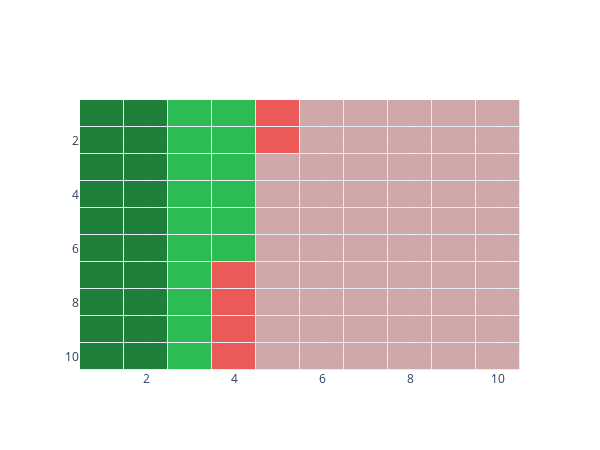

Here is the notebook cell this chart was saved with:
### Markdown cell above
rgb(31, 128, 57)  -- 1F8039  
rgb(45, 189, 84)  -- 2DBD54  
rgb(237, 88, 88)  -- ED5858  
rgb(207, 169, 169) -- CFA9A9  


#1F8039"],[ 3,"#2DBD54"], [2,"#ED5858"],[ 1,"#CFA9A9"]]

### Code cell
z = np.ones((10, 10), dtype=int)

fully_vax = 16 # 3
one_dose = 36 - fully_vax # 4
herd_immun = 58 # 1
remaining = 100 - (herd_immun+fully_vax+one_dose) # 2

fv = fully_vax
od = one_dose
rm = remaining
# because Heatmap colorscale logic sucks.
colorscale = [[0, "#CFA9A9"],
              [0.33, "#ED5858"],
              [0.66, "#2DBD54"],
              [1, "#1F8039"]]

customdata = []
for x in range(len(z[0,:])):
    for y in range(len(z[:,0])):
        if od > 0: 
            z[y,x] = 4
            od -= 1
            customdata.append(f"at least a dose ({one_dose}%)")
        elif fv > 0:
            z[y,x] = 3
            fv -= 1
            customdata.append(f"two doses ({fully_vax}%)")
        elif rm>0:
            z[y,x] = 2
            rm -= 1
            customdata.append(f"remaining to vaccinate ({remaining}%)")
        else:
            customdata.append(f"herd immunity ({herd_immun}%)")
customdata = np.reshape(customdata, newshape=(10,10)).T
    

fig = go.Figure(go.Heatmap(x=[1], y = [1], z=z,
                           customdata=customdata, 
                           xgap=1, ygap=1,
                           colorscale=colorscale, 
                           showscale=False,
                           hovertemplate="%{customdata}<extra></extra>"))
fig.update_layout(width=600, height=450, yaxis_autorange='reversed')

### Figure 1 — Plotly figure (JSON) as saved in the notebook; plotly's stock layout.template omitted (floating-point values rounded to 4 significant figures)
{"data": [{"colorscale": [[0, "#CFA9A9"], [0.33, "#ED5858"], [0.66, "#2DBD54"], [1, "#1F8039"]], "customdata": [["at least a dose (20%)", "at least a dose (20%)", "two doses (16%)", "two doses (16%)", "remaining to vaccinate (6%)", "herd immunity (58%)", "herd immunity (58%)", "herd immunity (58%)", "herd immunity (58%)", "herd immunity (58%)"], ["at least a dose (20%)", "at least a dose (20%)", "two doses (16%)", "two doses (16%)", "remaining to vaccinate (6%)", "herd immunity (58%)", "herd immunity (58%)", "herd immunity (58%)", "herd immunity (58%)", "herd immunity (58%)"], ["at least a dose (20%)", "at least a dose (20%)", "two doses (16%)", "two doses (16%)", "herd immunity (58%)", "herd immunity (58%)", "herd immunity (58%)", "herd immunity (58%)", "herd immunity (58%)", "herd immunity (58%)"], ["at least a dose (20%)", "at least a dose (20%)", "two doses (16%)", "two doses (16%)", "herd immunity (58%)", "herd immunity (58%)", "herd immunity (58%)", "herd immunity (58%)", "herd immunity (58%)", "herd immunity (58%)"], ["at least a dose (20%)", "at least a dose (20%)", "two doses (16%)", "two doses (16%)", "herd immunity (58%)", "herd immunity (58%)", "herd immunity (58%)", "herd immunity (58%)", "herd immunity (58%)", "herd immunity (58%)"], ["at least a dose (20%)", "at least a dose (20%)", "two doses (16%)", "two doses (16%)", "herd immunity (58%)", "herd immunity (58%)", "herd immunity (58%)", "herd immunity (58%)", "herd immunity (58%)", "herd immunity (58%)"], ["at least a dose (20%)", "at least a dose (20%)", "two doses (16%)", "remaining to vaccinate (6%)", "herd immunity (58%)", "herd immunity (58%)", "herd immunity (58%)", "herd immunity (58%)", "herd immunity (58%)", "herd immunity (58%)"], ["at least a dose (20%)", "at least a dose (20%)", "two doses (16%)", "remaining to vaccinate (6%)", "herd immunity (58%)", "herd immunity (58%)", "herd immunity (58%)", "herd immunity (58%)", "herd immunity (58%)", "herd immunity (58%)"], ["at least a dose (20%)", "at least a dose (20%)", "two doses (16%)", "remaining to vaccinate (6%)", "herd immunity (58%)", "herd immunity (58%)", "herd immunity (58%)", "herd immunity (58%)", "herd immunity (58%)", "herd immunity (58%)"], ["at least a dose (20%)", "at least a dose (20%)", "two doses (16%)", "remaining to vaccinate (6%)", "herd immunity (58%)", "herd immunity (58%)", "herd immunity (58%)", "herd immunity (58%)", "herd immunity (58%)", "herd immunity (58%)"]], "hovertemplate": "%{customdata}<extra></extra>", "showscale": false, "type": "heatmap", "x": [1], "xgap": 1, "y": [1], "ygap": 1, "z": [[4, 4, 3, 3, 2, 1, 1, 1, 1, 1], [4, 4, 3, 3, 2, 1, 1, 1, 1, 1], [4, 4, 3, 3, 1, 1, 1, 1, 1, 1], [4, 4, 3, 3, 1, 1, 1, 1, 1, 1], [4, 4, 3, 3, 1, 1, 1, 1, 1, 1], [4, 4, 3, 3, 1, 1, 1, 1, 1, 1], [4, 4, 3, 2, 1, 1, 1, 1, 1, 1], [4, 4, 3, 2, 1, 1, 1, 1, 1, 1], [4, 4, 3, 2, 1, 1, 1, 1, 1, 1], [4, 4, 3, 2, 1, 1, 1, 1, 1, 1]]}], "layout": {"height": 450, "width": 600, "yaxis": {"autorange": "reversed"}}}
